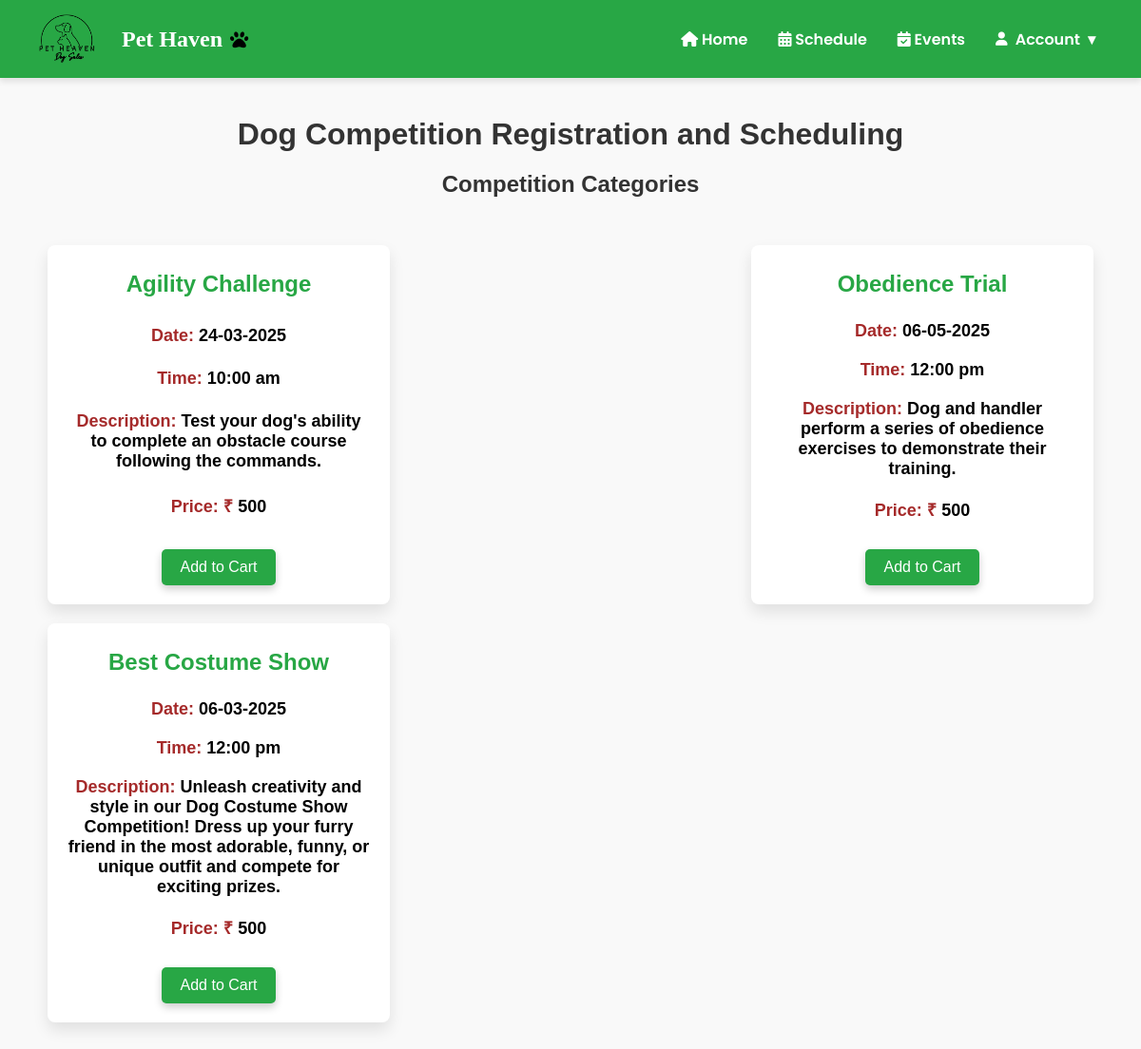
The page /c on the database its author committed.
### models.py (models this page shows, shortened)
class Competition(db.Model):
    __tablename__ = 'competition'
    id = db.Column(db.Integer, primary_key=True)
    title = db.Column(db.String(100), nullable=False)
    date = db.Column(db.String(100), nullable=False)
    time = db.Column(db.String(100), nullable=False)
    description = db.Column(db.Text, nullable=False)
    price = db.Column(db.Integer, nullable=False)

### app.py (the view)
@app.route('/c')
def home4():
    services = Competition.query.all()
    return render_template('index4.html', services=services)

### templates/index4.html (shortened to what this page needs)
<!DOCTYPE html>
<html lang="en">
<head>
    <link rel="stylesheet" href="../static/css/style4.css">
    <link rel="stylesheet" href="https://cdnjs.cloudflare.com/ajax/libs/font-awesome/6.0.0/css/all.min.css">
</head>
<body>
    <nav class="navbar">
         <div class="logo">
            <img src="{{ url_for('static', filename='images/logo1.png') }}" alt="Pet Heaven Logo">
      <span>Pet Haven</span>
        </div>
        <ul class="nav-links">
          <li><a href="/customer_dashboard" class="nav-link" id="home-link"><i class="fas fa-home"></i> Home</a></li>
          <li><a href="{{ url_for('schedule4') }}" class="nav-link"><i class="fa-solid fa-calendar-alt"></i> Schedule</a></li>
          <li><a href="{{ url_for('myevents4') }}" class="nav-link" ><i class="fa-solid fa-calendar-check"></i> Events</a></li>
          <li class="dropdown">
            <a href="#" class="dropdown-toggle"><i class="fa-solid fa-user"></i> Account <span>&#9662;</span></a>
          </li>
        </ul>
    </nav>
    <div class="container">
        <h1>Dog Competition Registration and Scheduling</h1>
        <section class="competition-overview">
            <h2>Competition Categories</h2>
            <div class="cards">
                {% for service in services %}
                <div class="card">
                    <h3>{{ service.title }}</h3>
                    <p><strong>Date:</strong> {{ service.date }}</p>
                    <p><strong>Time: </strong> {{ service.time }}</p>
                    <p><strong>Description: </strong> {{ service.description }}</p>
                    <p><strong>Price: ₹</strong> {{ service.price }}</p>
                    <div class="button-container">
                        <button class="add-to-cart" data-id="{{ service.id }}">Add to Cart</button>
                      </div>
                    </div>
                {% else %}
                <p>No services available</p>
                {% endfor %}
            </div>
        </section>
    </div>
</body>
</html>

### static/css/style4.css (style rules this page uses)
body { font-family: "Poppins", serif; font-weight: 100; margin: 0; padding: 0; background-color: #f9f9f9; }
h1 { text-align: center; color: #333; }
.cards { display: flex; justify-content: center; flex-wrap: wrap; padding: 30px; gap: 3rem; }
.navbar { display: flex; justify-content: space-between; align-items: center; background-color: #28a745; padding: 1rem 2rem; color: white; box-shadow: 0 4px 6px rgba(0, 0, 0, 0.1); position:relative; top: 0; left: 0; right: 0; height: 50px; z-index: 1000; }
.logo { display: flex; align-items: center; gap: 1rem; }
.logo img { height: 60px; width: 80px; object-fit: contain; background-color: transparent; }
.logo span { font-size: 1.5rem; font-weight: bold; color: #fff; font-family: 'Pacifico', cursive; display: flex; align-items: center; gap: 0.5rem; }
.logo span::after { content: '\f1b0'; font-family: 'Font Awesome 5 Free'; font-weight: 900; font-size: 1.2rem; color: black; }
.nav-links { list-style: none; display: flex; justify-content: space-around; align-items: center; gap: 0; margin: 0; padding: 0; }
.nav-links li a { text-decoration: none; color: white; font-weight: 600; padding: 0.5rem 1rem; border-radius: 20px; transition: all 0.3s ease; }
.navbar .dropdown { position: relative; display: flex; align-items: center; }
.navbar .dropdown .dropdown-toggle { cursor: pointer; padding: 0.5rem 1rem; color: white; font-weight: 600; text-decoration: none; display: flex; align-items: center; gap: 0.5rem; border-radius: 20px; transition: background-color 0.3s ease; }
.navbar .dropdown .dropdown-toggle i { font-size: 0.9rem; }
.container { max-width: 1200px; margin: 0 auto; padding: 20px; font-family: Arial, sans-serif; text-align: center; }
h1, h2 { color: #333; margin-bottom: 20px; }
.competition-overview { margin-bottom: 40px; }
.cards { display: flex; flex-wrap: wrap; justify-content: space-between; gap: 20px; }
.card { display: flex; flex-direction: column; justify-content: space-between; align-items: center; width: 320px; padding: 20px; border-radius: 8px; background-color: #fff; box-shadow: 0 8px 16px rgba(0, 0, 0, 0.1); transition: transform 0.3s ease, box-shadow 0.3s ease; }
.card h3 { margin-top: 0; margin-bottom: 10px; font-size: 24px; color: #28a745; font-family: Arial, Helvetica, sans-serif; text-align: center; width: 100%; line-height: 1.4; min-height: 40px; display: flex; align-items: center; justify-content: center; font-weight: 900; }
.card p { margin: 10px 0; font-size: 18px; color: #000000; font-family: Arial, Helvetica, sans-serif; }
.card p strong { color: brown; font-weight: 800; }
.button-container { display: flex; justify-content: space-between; gap: 10px; margin-top: 20px; }
.button-container button { padding: 10px 20px; font-size: 16px; border-radius: 5px; cursor: pointer; border: none; display: flex; justify-content: center; align-items: center; }
.button-container .add-to-cart { box-shadow: 0 4px 8px rgba(0, 0, 0, 0.2); background-color: #28a745; color: white; border-radius: 5px; }
.button-container button { background-color: #009cfd; color: white; }
p { font-size: 16px; color: #333; font-weight: bold; }

### rows shown on the page
Competition: title "Agility Challenge", date "24-03-2025", time "10:00 am", description "Test your dog's ability to complete an obstacle course following the commands.", price "500"
Competition: title "Obedience Trial", date "06-05-2025", time "12:00 pm", description "Dog and handler perform a series of obedience exercises to demonstrate their training.", price "500"
Competition: title "Best Costume Show", date "06-03-2025", time "12:00 pm", description "Unleash creativity and style in our Dog Costume Show Competition! Dress up your furry friend in the most adorable, funny, or unique outfit and compete for exciting prizes.", price "500"
